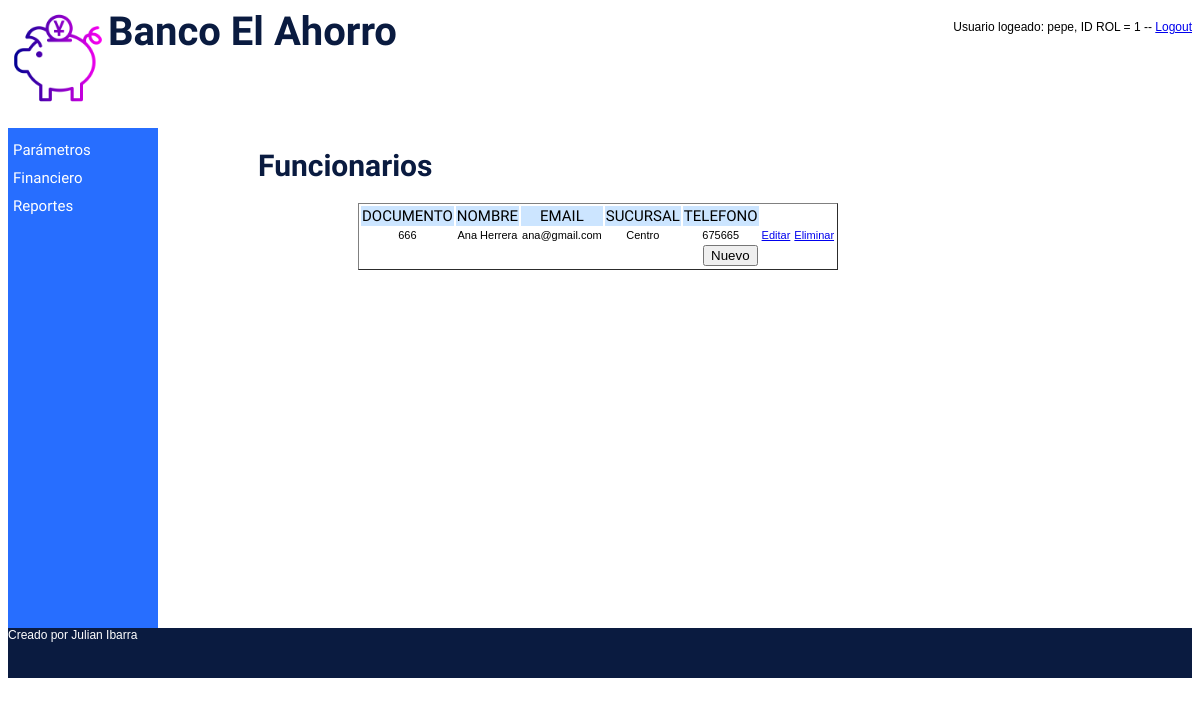
The page /index.php?sel=F1 (signed in) on the database its author committed.
### tables this page shows
CREATE TABLE funcionario(
documento int(15) PRIMARY KEY NOT NULL,
nombre varchar(50) NOT NULL,
email varchar(50) NOT NULL,
telefono varchar(15) NOT NULL,
id_sucursal int(15) NOT NULL
);

CREATE TABLE sucursal(
id_sucursal int(4) PRIMARY KEY AUTO_INCREMENT NOT NULL ,
nombre varchar(50) NOT NULL,
direccion varchar(30) NOT NULL,
telefono varchar(15) NOT NULL,
ciudad varchar(50) NOT NULL
);

### lib/config.php (called while the page is built)
<?php
    $CFG_HOST = "localhost";
    $CFG_USER = "root";
    $CFG_DBPWD = "root";
    $CFG_DBASE = "banco";
?>

### lib/funcionario.php (called while the page is built, shortened)
<?php
class Funcionario {
    var $con;
    function Funcionario( ) {
        $this->con = new MySql();
    }
  function listar( ) {
      $this->con->conectarse();
      $this->con->sql = "SELECT documento, nombre, email, telefono, id_sucursal ".
                "FROM funcionario";
      $this->con->consultar();
      $this->lista = $this->con->rtaSql;
      $this->con->desconectarse();
   }
}
?>

### lib/mysql_lib.php (called while the page is built, shortened)
<?php
class Mysql {
 var $sql;
 function Mysql () {
    $this->sql = "";
    }
 function consultar() {
    $this->rtaSql = mysql_query($this->sql);
    }
}
?>

### lib/sucursal.php (called while the page is built, shortened)
<?php
class Sucursal {
    var $nombre;
    var $con;
    function Sucursal( ) {
        $this->nombre="";
        $this->con = new MySql();
    }
    function getNombre( ) {
        return $this->nombre;
    }
   function consultar($id_sucursal) {
      $this->id_sucursal = $id_sucursal;
      $this->con->conectarse();
      $this->con->sql = "SELECT * FROM sucursal WHERE id_sucursal=".$this->id_sucursal."";
      $this->con->consultar();
      if ($this->con->numReg > 0) {
         $this->nombre = mysql_result($this->con->rtaSql,0,"nombre");
      }
      $this->con->desconectarse();
   }
}
?>

### funcionario/funcionario_listar.php (the view, shortened to what this page needs)
<!DOCTYPE html>
<html lang="es">
<head>
	<link rel="stylesheet" type="text/css" href="estilos.css">
</head>
<body>
    <h1>Funcionarios</h1>
	<form name="index" action="index.php?sel=F2">
        <table border="1" class="tabla">
            <tr class="titulo">
            <td>DOCUMENTO</td><td>NOMBRE</td><td>EMAIL</td><td>SUCURSAL</td><td>TELEFONO</td>
            </tr>
            <?php
                include("lib/config.php");
                include("lib/mysql_lib.php");
                include("lib/funcionario.php");
                include("lib/sucursal.php");
                $f = new Funcionario();
                $f->listar();
                $result = $f->lista;
                $s = new Sucursal();
                while ($row = mysql_fetch_array($result)) {
                    $s->consultar($row['id_sucursal']);
                    $nombre = $s->getNombre();
                    print "<tr>";
                    print "<td>".$row['documento']."</td>";
                    print "<td>".$row['nombre']."</td>";
                    print "<td>".$row['email']."</td>";
                    print "<td>".$nombre."</td>";
                    print "<td>".$row['telefono']."</td>";
                    print "<td><a href='index.php?sel=F5&"."documento=".$row['documento']."'>Editar</a></td>";
                    print "<td><a href='index.php?sel=F4&"."documento=".$row['documento']."'>Eliminar</a></td>";
                    print "</tr>";
                }
            ?>
            <tr><td colspan="5"><input name="btnInsertar" type="button" class="botonNuevo" onclick="javascript:window.location='index.php?sel=F2';" value="Nuevo"></td></tr>
        </table>
        </form>
</body>
</html>

### estilos.css (style rules this page uses)
body { font-size: 12px; font-family:Arial; }

### funcionario/funcionario_listar.php (style rules this page uses)
.titulo td { font-family: 'Lalezar', Arial; font-size: 15px; background: #CCE5FF; text-align: center; }
td { font-family: Arial; font-size: 11px; text-align: center; }
.botonNuevo { float: right; }
.tabla tr,td { border-collapse: separate; border-spacing: 3px; border-style: none; }
form { padding-left:200px; }
h1 { padding-left: 100px; font-family: 'Lalezar', Arial; color:#0A1B40; font-size: 30px; }

### rows shown on the page
funcionario: documento "666", nombre "Ana Herrera", email "ana@gmail.com", id_sucursal.nombre "Centro", telefono "675665"

### other values the page prints
$_SESSION['SES_USUARIO'] "pepe"
$_SESSION['SES_ID_ROL'] "1"
